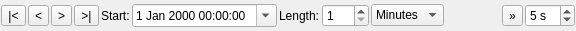
<ui version="4.0" >
 <class>DSChartMplToolBar</class>
 <widget class="QWidget" name="DSChartMplToolBar" >
  <property name="geometry" >
   <rect>
    <x>0</x>
    <y>0</y>
    <width>576</width>
    <height>31</height>
   </rect>
  </property>
  <property name="windowTitle" >
   <string>Form</string>
  </property>
  <layout class="QHBoxLayout" >
   <property name="spacing" >
    <number>2</number>
   </property>
   <property name="leftMargin" >
    <number>1</number>
   </property>
   <property name="topMargin" >
    <number>1</number>
   </property>
   <property name="rightMargin" >
    <number>1</number>
   </property>
   <property name="bottomMargin" >
    <number>1</number>
   </property>
   <item>
    <widget class="QToolButton" name="GoStartButton" >
     <property name="toolTip" >
      <string>&lt;html>&lt;head>&lt;meta name="qrichtext" content="1" />&lt;style type="text/css">
p, li { white-space: pre-wrap; }
&lt;/style>&lt;/head>&lt;body style=" font-family:'Verdana'; font-size:12pt; font-weight:400; font-style:normal;">
&lt;p style=" margin-top:0px; margin-bottom:0px; margin-left:0px; margin-right:0px; -qt-block-indent:0; text-indent:0px;">Got to start of the time interval&lt;/p>&lt;/body>&lt;/html></string>
     </property>
     <property name="text" >
      <string>|&lt;</string>
     </property>
    </widget>
   </item>
   <item>
    <widget class="QToolButton" name="GoBackButton" >
     <property name="toolTip" >
      <string>&lt;html>&lt;head>&lt;meta name="qrichtext" content="1" />&lt;style type="text/css">
p, li { white-space: pre-wrap; }
&lt;/style>&lt;/head>&lt;body style=" font-family:'Verdana'; font-size:12pt; font-weight:400; font-style:normal;">
&lt;p style=" margin-top:0px; margin-bottom:0px; margin-left:0px; margin-right:0px; -qt-block-indent:0; text-indent:0px;">Go back one step&lt;/p>&lt;/body>&lt;/html></string>
     </property>
     <property name="text" >
      <string>&lt;</string>
     </property>
    </widget>
   </item>
   <item>
    <widget class="QToolButton" name="GoForwardButton" >
     <property name="toolTip" >
      <string>&lt;html>&lt;head>&lt;meta name="qrichtext" content="1" />&lt;style type="text/css">
p, li { white-space: pre-wrap; }
&lt;/style>&lt;/head>&lt;body style=" font-family:'Verdana'; font-size:12pt; font-weight:400; font-style:normal;">
&lt;p style=" margin-top:0px; margin-bottom:0px; margin-left:0px; margin-right:0px; -qt-block-indent:0; text-indent:0px;">Go forward one step&lt;/p>&lt;/body>&lt;/html></string>
     </property>
     <property name="text" >
      <string>></string>
     </property>
    </widget>
   </item>
   <item>
    <widget class="QToolButton" name="GoEndButton" >
     <property name="toolTip" >
      <string>&lt;html>&lt;head>&lt;meta name="qrichtext" content="1" />&lt;style type="text/css">
p, li { white-space: pre-wrap; }
&lt;/style>&lt;/head>&lt;body style=" font-family:'Verdana'; font-size:12pt; font-weight:400; font-style:normal;">
&lt;p style=" margin-top:0px; margin-bottom:0px; margin-left:0px; margin-right:0px; -qt-block-indent:0; text-indent:0px;">Got to the end of the time interval&lt;/p>&lt;/body>&lt;/html></string>
     </property>
     <property name="text" >
      <string>>|</string>
     </property>
    </widget>
   </item>
   <item>
    <widget class="QLabel" name="StartLabel" >
     <property name="text" >
      <string>Start:</string>
     </property>
    </widget>
   </item>
   <item>
    <widget class="QDateTimeEdit" name="StartInput" >
     <property name="toolTip" >
      <string>&lt;html>&lt;head>&lt;meta name="qrichtext" content="1" />&lt;style type="text/css">
p, li { white-space: pre-wrap; }
&lt;/style>&lt;/head>&lt;body style=" font-family:'Verdana'; font-size:12pt; font-weight:400; font-style:normal;">
&lt;p style=" margin-top:0px; margin-bottom:0px; margin-left:0px; margin-right:0px; -qt-block-indent:0; text-indent:0px;">Select start date and time&lt;/p>&lt;/body>&lt;/html></string>
     </property>
     <property name="calendarPopup" >
      <bool>true</bool>
     </property>
    </widget>
   </item>
   <item>
    <widget class="QLabel" name="LengthLabel" >
     <property name="text" >
      <string>Length:</string>
     </property>
    </widget>
   </item>
   <item>
    <widget class="QSpinBox" name="LengthInput" >
     <property name="toolTip" >
      <string>&lt;html>&lt;head>&lt;meta name="qrichtext" content="1" />&lt;style type="text/css">
p, li { white-space: pre-wrap; }
&lt;/style>&lt;/head>&lt;body style=" font-family:'Verdana'; font-size:12pt; font-weight:400; font-style:normal;">
&lt;p style=" margin-top:0px; margin-bottom:0px; margin-left:0px; margin-right:0px; -qt-block-indent:0; text-indent:0px;">Select length of one step (visible time range)&lt;/p>&lt;/body>&lt;/html></string>
     </property>
     <property name="minimum" >
      <number>1</number>
     </property>
     <property name="maximum" >
      <number>365</number>
     </property>
    </widget>
   </item>
   <item>
    <widget class="QComboBox" name="LengthUnitInput" >
     <property name="toolTip" >
      <string>&lt;html>&lt;head>&lt;meta name="qrichtext" content="1" />&lt;style type="text/css">
p, li { white-space: pre-wrap; }
&lt;/style>&lt;/head>&lt;body style=" font-family:'Verdana'; font-size:12pt; font-weight:400; font-style:normal;">
&lt;p style=" margin-top:0px; margin-bottom:0px; margin-left:0px; margin-right:0px; -qt-block-indent:0; text-indent:0px;">Select unit of step length&lt;/p>&lt;/body>&lt;/html></string>
     </property>
     <item>
      <property name="text" >
       <string>Minutes</string>
      </property>
     </item>
     <item>
      <property name="text" >
       <string>Hours</string>
      </property>
     </item>
     <item>
      <property name="text" >
       <string>Days</string>
      </property>
     </item>
     <item>
      <property name="text" >
       <string>Weeks</string>
      </property>
     </item>
     <item>
      <property name="text" >
       <string>Months</string>
      </property>
     </item>
     <item>
      <property name="text" >
       <string>Years</string>
      </property>
     </item>
    </widget>
   </item>
   <item>
    <spacer>
     <property name="orientation" >
      <enum>Qt::Horizontal</enum>
     </property>
     <property name="sizeHint" >
      <size>
       <width>40</width>
       <height>20</height>
      </size>
     </property>
    </spacer>
   </item>
   <item>
    <widget class="QToolButton" name="AnimationButton" >
     <property name="toolTip" >
      <string>&lt;html>&lt;head>&lt;meta name="qrichtext" content="1" />&lt;style type="text/css">
p, li { white-space: pre-wrap; }
&lt;/style>&lt;/head>&lt;body style=" font-family:'Verdana'; font-size:12pt; font-weight:400; font-style:normal;">
&lt;p style=" margin-top:0px; margin-bottom:0px; margin-left:0px; margin-right:0px; -qt-block-indent:0; text-indent:0px;">Start animation&lt;/p>&lt;/body>&lt;/html></string>
     </property>
     <property name="text" >
      <string>»</string>
     </property>
     <property name="checkable" >
      <bool>true</bool>
     </property>
     <property name="arrowType" >
      <enum>Qt::NoArrow</enum>
     </property>
    </widget>
   </item>
   <item>
    <widget class="QSpinBox" name="AnimationDelayInput" >
     <property name="toolTip" >
      <string>&lt;html>&lt;head>&lt;meta name="qrichtext" content="1" />&lt;style type="text/css">
p, li { white-space: pre-wrap; }
&lt;/style>&lt;/head>&lt;body style=" font-family:'Verdana'; font-size:12pt; font-weight:400; font-style:normal;">
&lt;p style=" margin-top:0px; margin-bottom:0px; margin-left:0px; margin-right:0px; -qt-block-indent:0; text-indent:0px;">Animation delay between steps&lt;/p>&lt;/body>&lt;/html></string>
     </property>
     <property name="suffix" >
      <string> s</string>
     </property>
     <property name="minimum" >
      <number>1</number>
     </property>
     <property name="maximum" >
      <number>60</number>
     </property>
     <property name="value" >
      <number>5</number>
     </property>
    </widget>
   </item>
  </layout>
 </widget>
 <tabstops>
  <tabstop>GoStartButton</tabstop>
  <tabstop>GoBackButton</tabstop>
  <tabstop>GoForwardButton</tabstop>
  <tabstop>GoEndButton</tabstop>
  <tabstop>StartInput</tabstop>
  <tabstop>LengthInput</tabstop>
  <tabstop>LengthUnitInput</tabstop>
  <tabstop>AnimationButton</tabstop>
  <tabstop>AnimationDelayInput</tabstop>
 </tabstops>
 <resources/>
 <connections/>
</ui>
